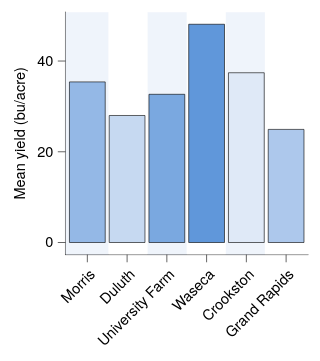

Express this chart as Vega-Lite.
### Vega-Lite specification from a JSON file in a GitHub repository (floating-point values rounded to 4 significant figures)
{"background": null, "config": {"arc": {"fill": "#DBDBDB", "fillOpacity": 1.0, "innerRadius": 25.0, "padAngle": 0.03, "stroke": "black", "strokeOpacity": 1, "strokeWidth": 0.25}, "area": {"fill": "#DBDBDB", "fillOpacity": 1.0, "stroke": "black", "strokeOpacity": 1, "strokeWidth": 0.25}, "axis": {"domain": true, "domainCap": "round", "domainColor": "black", "domainWidth": 0.25, "grid": false, "gridCap": "round", "gridColor": "#F1F1F1", "gridDash": [0, 0], "gridOpacity": 1.0, "gridWidth": 0.25, "labelColor": "black", "labelFont": "Helvetica Neue, HelveticaNeue, Helvetica, Arial, sans-serif", "labelFontSize": 6, "labelFontStyle": "normal", "labelFontWeight": 400, "offset": 0, "ticks": true, "tickCap": "round", "tickColor": "black", "tickRound": false, "tickSize": 3.0, "tickWidth": 0.25, "titleColor": "black", "titleFont": "Helvetica Neue, HelveticaNeue, Helvetica, Arial, sans-serif", "titleFontSize": 6, "titleFontStyle": "normal", "titleFontWeight": 400}, "axisX": {"domain": true, "labelAlign": "right", "labelAngle": 315, "labels": true, "ticks": true, "translate": 0}, "axisY": {"domain": true, "labelAlign": "right", "labelAngle": 0, "labels": true, "ticks": true, "translate": 0}, "axisRight": {"domain": true, "labelAlign": "left", "labelAngle": 0, "labels": true, "ticks": true, "translate": 0}, "axisTop": {"domain": true, "labelAlign": "left", "labelAngle": 45, "labels": true, "ticks": true, "translate": 0}, "axisBand": {"tickOffset": 0}, "bar": {"fill": "#DBDBDB", "fillOpacity": 1.0, "stroke": "black", "strokeOpacity": 1, "strokeWidth": 0.25}, "boxplot": {"size": 9.0, "ticks": {"cornerRadius": 0.25, "fill": "black", "opacity": 1, "size": 4.5, "thickness": 0.25}, "box": {"fillOpacity": 1.0, "stroke": "black", "strokeOpacity": 1, "strokeWidth": 0.25}, "median": {"cornerRadius": 0, "fill": "black", "fillOpacity": 1.0, "opacity": 1, "size": 9.0, "thickness": 0.25}, "rule": {"fill": "black", "fillOpacity": 1.0, "size": 10.0, "stroke": "black", "strokeDash": [0, 0], "strokeOpacity": 1, "strokeWidth": 0.25}, "outliers": {"color": "black", "fill": "black", "fillOpacity": 1.0, "size": 0, "stroke": "black", "strokeOpacity": 1, "strokeWidth": 0.25}}, "circle": {"fill": "black", "fillOpacity": 1.0, "size": 1.25, "stroke": null, "strokeOpacity": 1, "strokeWidth": 0.25}, "errorband": {"band": {"fillOpacity": 0.6, "stroke": null, "strokeWidth": 0.25, "strokeOpacity": 1}, "borders": {"opacity": 0, "strokeOpacity": 1, "strokeWidth": 0.25}}, "errorbar": {"opacity": 1, "rule": {"strokeDash": [0, 0], "strokeWidth": 0.25}, "ticks": {"color": "black", "cornerRadius": 0.125, "opacity": 1, "size": 6.0, "thickness": 0.25}, "thickness": 0.25}, "font": "Helvetica Neue, HelveticaNeue, Helvetica, Arial, sans-serif", "geoshape": {"fill": "#DBDBDB", "fillOpacity": 1.0, "stroke": "black", "strokeOpacity": 1, "strokeWidth": 0.25}, "header": {"labelColor": "black", "labelFont": "Helvetica Neue, HelveticaNeue, Helvetica, Arial, sans-serif", "labelFontSize": 6, "labelFontStyle": "normal", "labelFontWeight": 400, "titleColor": "black", "titleFont": "Helvetica Neue, HelveticaNeue, Helvetica, Arial, sans-serif", "titleFontSize": 6, "titleFontStyle": "normal", "titleFontWeight": 400, "titlePadding": 0}, "legend": {"disable": false, "offset": 4.5, "titlePadding": 4, "labelOffset": 2, "gradientLabelOffset": 2, "columnPadding": 4, "rowPadding": 2, "gradientThickness": 5, "gradientOpacity": 1.0, "gradientStrokeColor": "black", "gradientStrokeWidth": 0.25, "labelColor": "black", "labelFont": "Helvetica Neue, HelveticaNeue, Helvetica, Arial, sans-serif", "labelFontSize": 6, "labelFontStyle": "normal", "labelFontWeight": 400, "strokeColor": "black", "strokeWidth": 0, "symbolSize": 36, "symbolStrokeColor": "black", "symbolStrokeWidth": 0.25, "titleColor": "black", "titleFont": "Helvetica Neue, HelveticaNeue, Helvetica, Arial, sans-serif", "titleFontSize": 6, "titleFontStyle": "normal", "titleFontWeight": 400}, "line": {"color": "black", "stroke": "black", "strokeCap": "butt", "strokeDash": [0, 0], "strokeOpacity": 1, "strokeWidth": 0.5}, "point": {"filled": true, "fill": "#DBDBDB", "fillOpacity": 1.0, "size": 5.0, "stroke": "black", "strokeOpacity": 1, "strokeWidth": 0.25}, "range": {"category": ["#DFE9F7", "#C6D9F1", "#ADC8EC", "#94B8E6", "#7AA8E0", "#6097DA", "#4D87CA", "#4177B1", "#386898", "#2F597F", "#264A69", "#1D3A58"], "diverging": {"scheme": ["#DFE9F7", "#C6D9F1", "#ADC8EC", "#94B8E6", "#7AA8E0", "#6097DA", "#4D87CA", "#4177B1", "#386898", "#2F597F", "#264A69", "#1D3A58"]}, "heatmap": {"scheme": ["#DFE9F7", "#C6D9F1", "#ADC8EC", "#94B8E6", "#7AA8E0", "#6097DA", "#4D87CA", "#4177B1", "#386898", "#2F597F", "#264A69", "#1D3A58"]}, "ordinal": {"scheme": ["#DFE9F7", "#C6D9F1", "#ADC8EC", "#94B8E6", "#7AA8E0", "#6097DA", "#4D87CA", "#4177B1", "#386898", "#2F597F", "#264A69", "#1D3A58"]}, "ramp": {"scheme": ["#DFE9F7", "#C6D9F1", "#ADC8EC", "#94B8E6", "#7AA8E0", "#6097DA", "#4D87CA", "#4177B1", "#386898", "#2F597F", "#264A69", "#1D3A58"]}}, "rule": {"color": "black", "stroke": "black", "strokeCap": "round", "strokeDash": [2, 2], "strokeOpacity": 1, "strokeWidth": 0.25}, "scale": {"barBandPaddingInner": 0.1, "rectBandPaddingInner": 0, "tickBandPaddingInner": 0.1, "bandPaddingOuter": 0.1, "bandWithNestedOffsetPaddingInner": 0.2, "bandWithNestedOffsetPaddingOuter": 0.2, "offsetBandPaddingInner": 0, "offsetBandPaddingOuter": 0, "continuousPadding": 5.0, "round": false}, "rect": {"fill": "#DBDBDB", "fillOpacity": 1.0, "stroke": "black", "strokeOpacity": 1, "strokeWidth": 0.25}, "square": {"fill": "#DBDBDB", "fillOpacity": 1.0, "size": 10.0, "stroke": "black", "strokeOpacity": 1, "strokeWidth": 0.25}, "text": {"color": "black", "font": "Helvetica Neue, HelveticaNeue, Helvetica, Arial, sans-serif", "fontSize": 6, "fontStyle": "normal", "fontWeight": 400}, "tick": {"color": "black", "cornerRadius": 0.125, "opacity": 1.0, "size": 9.0, "thickness": 0.25}, "title": {"anchor": "middle", "frame": "group", "color": "black", "font": "Helvetica Neue, HelveticaNeue, Helvetica, Arial, sans-serif", "fontSize": 6, "fontStyle": "normal", "fontWeight": 400, "subtitleColor": "black", "subtitleFont": "Helvetica Neue, HelveticaNeue, Helvetica, Arial, sans-serif", "subtitleFontSize": 6, "subtitleFontStyle": "normal", "subtitleFontWeight": 400}, "trail": {"color": "black", "opacity": 1, "size": 0.5}, "view": {"continuousWidth": 100, "continuousHeight": 100, "discreteWidth": 100, "discreteHeight": 100, "fill": null, "stroke": null, "strokeWidth": 0.25}}, "layer": [{"data": {"name": "data-f649f9d1c293ec8042ca0358e3477a5a"}, "mark": {"type": "rect", "color": "#DFE9F7", "cornerRadius": 0, "opacity": 0.5, "stroke": null, "strokeOpacity": 0, "strokeWidth": 0}, "encoding": {"x": {"value": 0}, "x2": {"value": 17.74}}, "name": "__dsshade_11"}, {"data": {"name": "data-f649f9d1c293ec8042ca0358e3477a5a"}, "mark": {"type": "rect", "color": "white", "cornerRadius": 0, "opacity": 0.5, "stroke": null, "strokeOpacity": 0, "strokeWidth": 0}, "encoding": {"x": {"value": 17.74}, "x2": {"value": 33.87}}, "name": "__dsshade_12"}, {"data": {"name": "data-f649f9d1c293ec8042ca0358e3477a5a"}, "mark": {"type": "rect", "color": "#DFE9F7", "cornerRadius": 0, "opacity": 0.5, "stroke": null, "strokeOpacity": 0, "strokeWidth": 0}, "encoding": {"x": {"value": 33.87}, "x2": {"value": 50.0}}, "name": "__dsshade_13"}, {"data": {"name": "data-f649f9d1c293ec8042ca0358e3477a5a"}, "mark": {"type": "rect", "color": "white", "cornerRadius": 0, "opacity": 0.5, "stroke": null, "strokeOpacity": 0, "strokeWidth": 0}, "encoding": {"x": {"value": 50.0}, "x2": {"value": 66.13}}, "name": "__dsshade_14"}, {"data": {"name": "data-f649f9d1c293ec8042ca0358e3477a5a"}, "mark": {"type": "rect", "color": "#DFE9F7", "cornerRadius": 0, "opacity": 0.5, "stroke": null, "strokeOpacity": 0, "strokeWidth": 0}, "encoding": {"x": {"value": 66.13}, "x2": {"value": 82.26}}, "name": "__dsshade_15"}, {"data": {"name": "data-f649f9d1c293ec8042ca0358e3477a5a"}, "mark": {"type": "rect", "color": "white", "cornerRadius": 0, "opacity": 0.5, "stroke": null, "strokeOpacity": 0, "strokeWidth": 0}, "encoding": {"x": {"value": 82.26}, "x2": {"value": 100}}, "name": "__dsshade_16"}, {"data": {"name": "data-9cc0564cb5591205eeeca8d2429dd11b"}, "mark": {"type": "bar"}, "encoding": {"color": {"field": "site", "legend": null, "type": "nominal"}, "x": {"field": "site", "sort": ["Morris", "Duluth", "University Farm", "Waseca", "Crookston", "Grand Rapids"], "title": null, "type": "nominal"}, "y": {"aggregate": "mean", "field": "yield", "title": "Mean yield (bu/acre)", "type": "quantitative", "scale": {"nice": false}}}}], "$schema": "https://vega.github.io/schema/vega-lite/v6.4.1.json", "datasets": {"data-f649f9d1c293ec8042ca0358e3477a5a": [{"__dummy": 0, "__dysonsphere__": 1}], "data-9cc0564cb5591205eeeca8d2429dd11b": [{"yield": 27.0, "variety": "Manchuria", "year": 1931, "site": "University Farm"}, {"yield": 48.87, "variety": "Manchuria", "year": 1931, "site": "Waseca"}, {"yield": 27.43, "variety": "Manchuria", "year": 1931, "site": "Morris"}, {"yield": 39.93, "variety": "Manchuria", "year": 1931, "site": "Crookston"}, {"yield": 32.97, "variety": "Manchuria", "year": 1931, "site": "Grand Rapids"}, {"yield": 28.97, "variety": "Manchuria", "year": 1931, "site": "Duluth"}, {"yield": 43.07, "variety": "Glabron", "year": 1931, "site": "University Farm"}, {"yield": 55.2, "variety": "Glabron", "year": 1931, "site": "Waseca"}, {"yield": 28.77, "variety": "Glabron", "year": 1931, "site": "Morris"}, {"yield": 38.13, "variety": "Glabron", "year": 1931, "site": "Crookston"}, {"yield": 29.13, "variety": "Glabron", "year": 1931, "site": "Grand Rapids"}, {"yield": 29.67, "variety": "Glabron", "year": 1931, "site": "Duluth"}, {"yield": 35.13, "variety": "Svansota", "year": 1931, "site": "University Farm"}, {"yield": 47.33, "variety": "Svansota", "year": 1931, "site": "Waseca"}, {"yield": 25.77, "variety": "Svansota", "year": 1931, "site": "Morris"}, {"yield": 40.47, "variety": "Svansota", "year": 1931, "site": "Crookston"}, {"yield": 29.67, "variety": "Svansota", "year": 1931, "site": "Grand Rapids"}, {"yield": 25.7, "variety": "Svansota", "year": 1931, "site": "Duluth"}, {"yield": 39.9, "variety": "Velvet", "year": 1931, "site": "University Farm"}, {"yield": 50.23, "variety": "Velvet", "year": 1931, "site": "Waseca"}, {"yield": 26.13, "variety": "Velvet", "year": 1931, "site": "Morris"}, {"yield": 41.33, "variety": "Velvet", "year": 1931, "site": "Crookston"}, {"yield": 23.03, "variety": "Velvet", "year": 1931, "site": "Grand Rapids"}, {"yield": 26.3, "variety": "Velvet", "year": 1931, "site": "Duluth"}, {"yield": 36.57, "variety": "Trebi", "year": 1931, "site": "University Farm"}, {"yield": 63.83, "variety": "Trebi", "year": 1931, "site": "Waseca"}, {"yield": 43.77, "variety": "Trebi", "year": 1931, "site": "Morris"}, {"yield": 46.93, "variety": "Trebi", "year": 1931, "site": "Crookston"}, {"yield": 29.77, "variety": "Trebi", "year": 1931, "site": "Grand Rapids"}, {"yield": 33.93, "variety": "Trebi", "year": 1931, "site": "Duluth"}, {"yield": 43.27, "variety": "No. 457", "year": 1931, "site": "University Farm"}, {"yield": 58.1, "variety": "No. 457", "year": 1931, "site": "Waseca"}, {"yield": 28.7, "variety": "No. 457", "year": 1931, "site": "Morris"}, {"yield": 45.67, "variety": "No. 457", "year": 1931, "site": "Crookston"}, {"yield": 32.17, "variety": "No. 457", "year": 1931, "site": "Grand Rapids"}, {"yield": 33.6, "variety": "No. 457", "year": 1931, "site": "Duluth"}, {"yield": 36.6, "variety": "No. 462", "year": 1931, "site": "University Farm"}, {"yield": 65.77, "variety": "No. 462", "year": 1931, "site": "Waseca"}, {"yield": 30.37, "variety": "No. 462", "year": 1931, "site": "Morris"}, {"yield": 48.57, "variety": "No. 462", "year": 1931, "site": "Crookston"}, {"yield": 24.93, "variety": "No. 462", "year": 1931, "site": "Grand Rapids"}, {"yield": 28.1, "variety": "No. 462", "year": 1931, "site": "Duluth"}, {"yield": 32.77, "variety": "Peatland", "year": 1931, "site": "University Farm"}, {"yield": 48.57, "variety": "Peatland", "year": 1931, "site": "Waseca"}, {"yield": 29.87, "variety": "Peatland", "year": 1931, "site": "Morris"}, {"yield": 41.6, "variety": "Peatland", "year": 1931, "site": "Crookston"}, {"yield": 34.7, "variety": "Peatland", "year": 1931, "site": "Grand Rapids"}, {"yield": 32.0, "variety": "Peatland", "year": 1931, "site": "Duluth"}, {"yield": 24.67, "variety": "No. 475", "year": 1931, "site": "University Farm"}, {"yield": 46.77, "variety": "No. 475", "year": 1931, "site": "Waseca"}, {"yield": 22.6, "variety": "No. 475", "year": 1931, "site": "Morris"}, {"yield": 44.1, "variety": "No. 475", "year": 1931, "site": "Crookston"}, {"yield": 19.7, "variety": "No. 475", "year": 1931, "site": "Grand Rapids"}, {"yield": 33.07, "variety": "No. 475", "year": 1931, "site": "Duluth"}, {"yield": 39.3, "variety": "Wisconsin No. 38", "year": 1931, "site": "University Farm"}, {"yield": 58.8, "variety": "Wisconsin No. 38", "year": 1931, "site": "Waseca"}, {"yield": 29.47, "variety": "Wisconsin No. 38", "year": 1931, "site": "Morris"}, {"yield": 49.87, "variety": "Wisconsin No. 38", "year": 1931, "site": "Crookston"}, {"yield": 34.47, "variety": "Wisconsin No. 38", "year": 1931, "site": "Grand Rapids"}, {"yield": 31.6, "variety": "Wisconsin No. 38", "year": 1931, "site": "Duluth"}, {"yield": 26.9, "variety": "Manchuria", "year": 1932, "site": "University Farm"}, {"yield": 33.47, "variety": "Manchuria", "year": 1932, "site": "Waseca"}, {"yield": 34.37, "variety": "Manchuria", "year": 1932, "site": "Morris"}, {"yield": 32.97, "variety": "Manchuria", "year": 1932, "site": "Crookston"}, {"yield": 22.13, "variety": "Manchuria", "year": 1932, "site": "Grand Rapids"}, {"yield": 22.57, "variety": "Manchuria", "year": 1932, "site": "Duluth"}, {"yield": 36.8, "variety": "Glabron", "year": 1932, "site": "University Farm"}, {"yield": 37.73, "variety": "Glabron", "year": 1932, "site": "Waseca"}, {"yield": 35.13, "variety": "Glabron", "year": 1932, "site": "Morris"}, {"yield": 26.17, "variety": "Glabron", "year": 1932, "site": "Crookston"}, {"yield": 14.43, "variety": "Glabron", "year": 1932, "site": "Grand Rapids"}, {"yield": 25.87, "variety": "Glabron", "year": 1932, "site": "Duluth"}, {"yield": 27.43, "variety": "Svansota", "year": 1932, "site": "University Farm"}, {"yield": 38.5, "variety": "Svansota", "year": 1932, "site": "Waseca"}, {"yield": 35.03, "variety": "Svansota", "year": 1932, "site": "Morris"}, {"yield": 20.63, "variety": "Svansota", "year": 1932, "site": "Crookston"}, {"yield": 16.63, "variety": "Svansota", "year": 1932, "site": "Grand Rapids"}, {"yield": 22.23, "variety": "Svansota", "year": 1932, "site": "Duluth"}, {"yield": 26.8, "variety": "Velvet", "year": 1932, "site": "University Farm"}, {"yield": 37.4, "variety": "Velvet", "year": 1932, "site": "Waseca"}, {"yield": 38.83, "variety": "Velvet", "year": 1932, "site": "Morris"}, {"yield": 32.07, "variety": "Velvet", "year": 1932, "site": "Crookston"}, {"yield": 32.23, "variety": "Velvet", "year": 1932, "site": "Grand Rapids"}, {"yield": 22.47, "variety": "Velvet", "year": 1932, "site": "Duluth"}, {"yield": 29.07, "variety": "Trebi", "year": 1932, "site": "University Farm"}, {"yield": 49.23, "variety": "Trebi", "year": 1932, "site": "Waseca"}, {"yield": 46.63, "variety": "Trebi", "year": 1932, "site": "Morris"}, {"yield": 41.83, "variety": "Trebi", "year": 1932, "site": "Crookston"}, {"yield": 20.63, "variety": "Trebi", "year": 1932, "site": "Grand Rapids"}, {"yield": 30.6, "variety": "Trebi", "year": 1932, "site": "Duluth"}, {"yield": 26.43, "variety": "No. 457", "year": 1932, "site": "University Farm"}, {"yield": 42.2, "variety": "No. 457", "year": 1932, "site": "Waseca"}, {"yield": 43.53, "variety": "No. 457", "year": 1932, "site": "Morris"}, {"yield": 34.33, "variety": "No. 457", "year": 1932, "site": "Crookston"}, {"yield": 19.47, "variety": "No. 457", "year": 1932, "site": "Grand Rapids"}, {"yield": 22.7, "variety": "No. 457", "year": 1932, "site": "Duluth"}, {"yield": 25.57, "variety": "No. 462", "year": 1932, "site": "University Farm"}, {"yield": 44.7, "variety": "No. 462", "year": 1932, "site": "Waseca"}, {"yield": 47.0, "variety": "No. 462", "year": 1932, "site": "Morris"}, {"yield": 30.53, "variety": "No. 462", "year": 1932, "site": "Crookston"}, {"yield": 19.9, "variety": "No. 462", "year": 1932, "site": "Grand Rapids"}, {"yield": 22.5, "variety": "No. 462", "year": 1932, "site": "Duluth"}, {"yield": 28.07, "variety": "Peatland", "year": 1932, "site": "University Farm"}, {"yield": 36.03, "variety": "Peatland", "year": 1932, "site": "Waseca"}, {"yield": 43.2, "variety": "Peatland", "year": 1932, "site": "Morris"}, {"yield": 25.23, "variety": "Peatland", "year": 1932, "site": "Crookston"}, {"yield": 26.77, "variety": "Peatland", "year": 1932, "site": "Grand Rapids"}, {"yield": 31.37, "variety": "Peatland", "year": 1932, "site": "Duluth"}, {"yield": 30.0, "variety": "No. 475", "year": 1932, "site": "University Farm"}, {"yield": 41.27, "variety": "No. 475", "year": 1932, "site": "Waseca"}, {"yield": 44.23, "variety": "No. 475", "year": 1932, "site": "Morris"}, {"yield": 32.13, "variety": "No. 475", "year": 1932, "site": "Crookston"}, {"yield": 15.23, "variety": "No. 475", "year": 1932, "site": "Grand Rapids"}, {"yield": 27.37, "variety": "No. 475", "year": 1932, "site": "Duluth"}, {"yield": 38.0, "variety": "Wisconsin No. 38", "year": 1932, "site": "University Farm"}, {"yield": 58.17, "variety": "Wisconsin No. 38", "year": 1932, "site": "Waseca"}, {"yield": 47.17, "variety": "Wisconsin No. 38", "year": 1932, "site": "Morris"}, {"yield": 35.9, "variety": "Wisconsin No. 38", "year": 1932, "site": "Crookston"}, {"yield": 20.67, "variety": "Wisconsin No. 38", "year": 1932, "site": "Grand Rapids"}, {"yield": 29.33, "variety": "Wisconsin No. 38", "year": 1932, "site": "Duluth"}]}}
